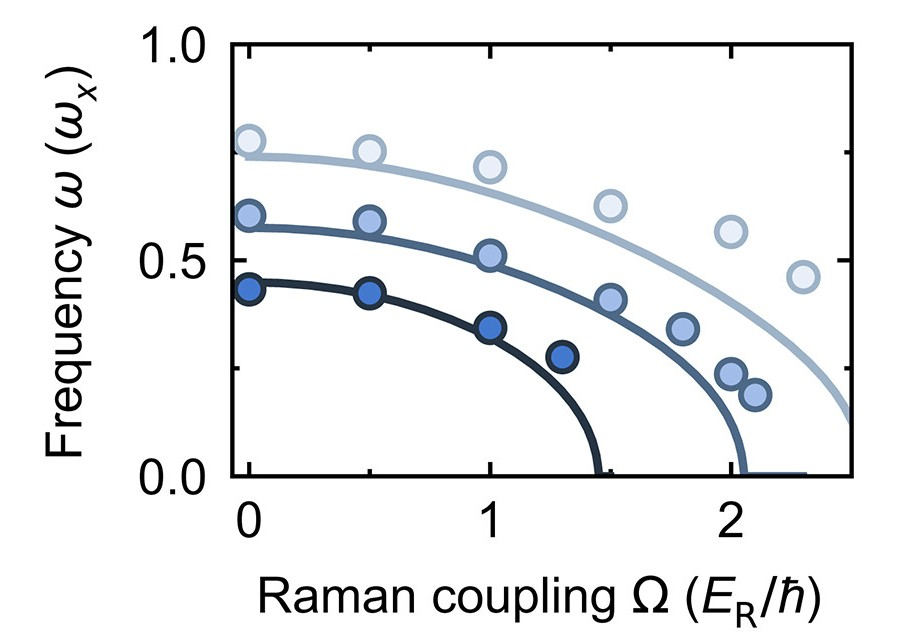

This figure's Python source:
import matplotlib.pyplot as plt
import numpy as np

# --- Data Simulation ---
omega = np.linspace(0, 2.5, 100)

# Critical points shifting
xc1 = 1.5
xc2 = 2.05
xc3 = 2.4 # estimated

# Curves: y = A * sqrt(1 - (x/xc)^2)
def curve(x, xc, A):
    return A * np.sqrt(np.maximum(0, 1 - (x/xc)**2))

y1 = curve(omega, xc1, 0.45)
y2 = curve(omega, xc2, 0.6)
y3 = curve(omega, xc3, 0.75)

# Data points
x_d1 = np.linspace(0, 1.4, 6)
y_d1 = curve(x_d1, xc1, 0.45) + np.random.normal(0, 0.01, len(x_d1))

x_d2 = np.linspace(0, 2.0, 8)
y_d2 = curve(x_d2, xc2, 0.6) + np.random.normal(0, 0.015, len(x_d2))

x_d3 = np.linspace(0, 2.3, 8)
y_d3 = curve(x_d3, xc3, 0.75) + np.random.normal(0, 0.02, len(x_d3))


# --- Plotting ---
fig, ax = plt.subplots(figsize=(5, 4), dpi=150)

# Plot curves and data
# Dark Blue
ax.plot(omega, y1, color='#1f3b5c', lw=2)
ax.plot(x_d1, y_d1, 'o', color='#2b5585', markeredgecolor='#1f3b5c', markersize=8, mew=1.5)

# Medium Blue
ax.plot(omega, y2, color='#4d7096', lw=2)
ax.plot(x_d2, y_d2, 'o', color='#6e90b8', markeredgecolor='#4d7096', markersize=8, mew=1.5)

# Light Blue
ax.plot(omega, y3, color='#8baecf', lw=2)
ax.plot(x_d3, y_d3, 'o', color='#adcce3', markeredgecolor='#8baecf', markersize=8, mew=1.5) # Using hollow-ish looking colors


# Styling
ax.set_xlabel(r'Raman coupling $\Omega$ ($E_{
m R}/\hbar$)', fontsize=14)
ax.set_ylabel(r'Frequency $\omega$ ($\omega_x$)', fontsize=14)
ax.set_xlim(-0.1, 2.6)
ax.set_ylim(0, 1.0)

# Ticks
ax.tick_params(direction='in', top=True, right=True, width=1.5)
ax.set_xticks([0, 1, 2])
ax.set_yticks([0.0, 0.5, 1.0])
for spine in ax.spines.values():
    spine.set_linewidth(1.5)

plt.tight_layout()
plt.show()
